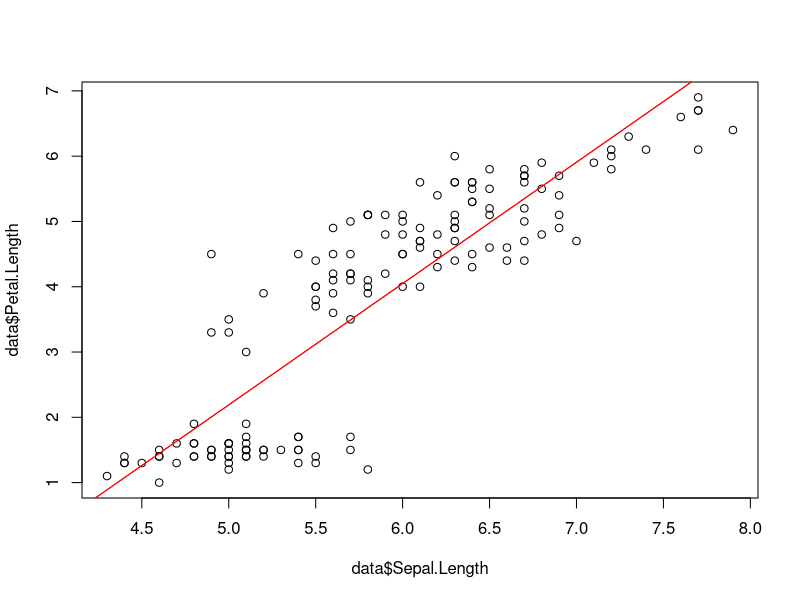
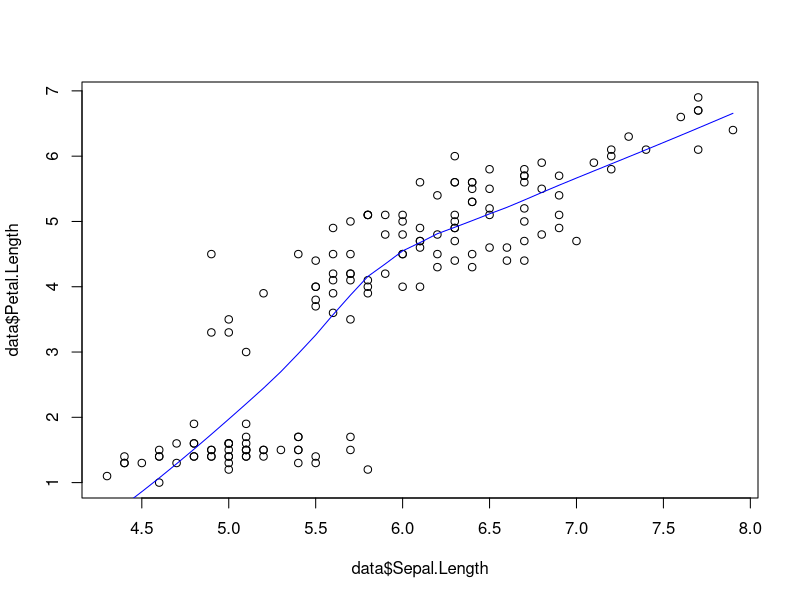
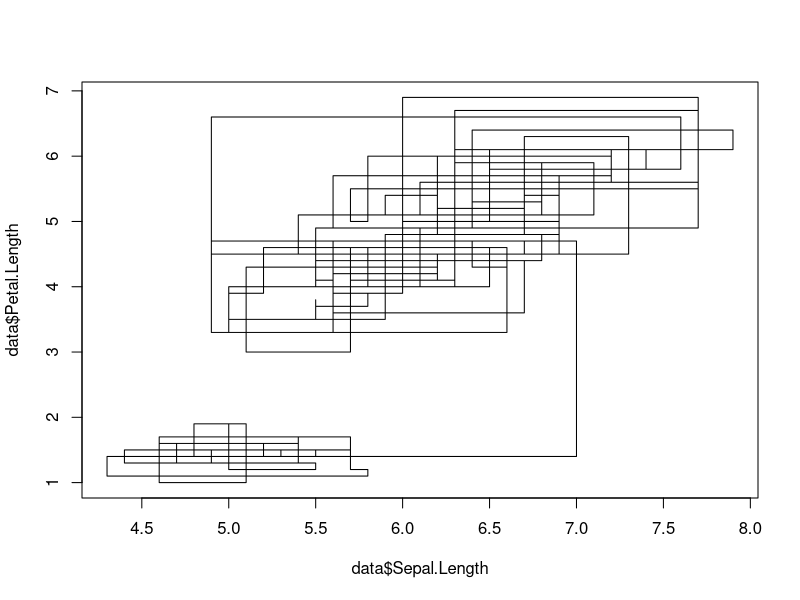
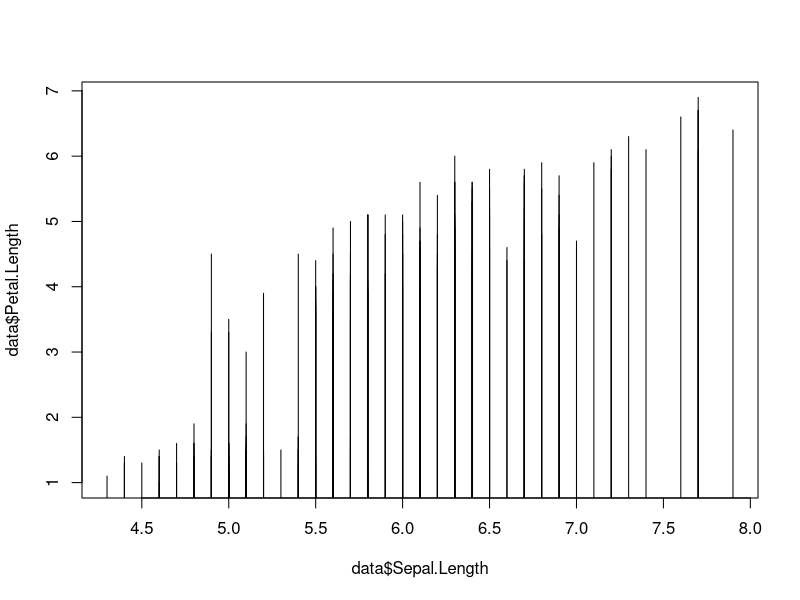
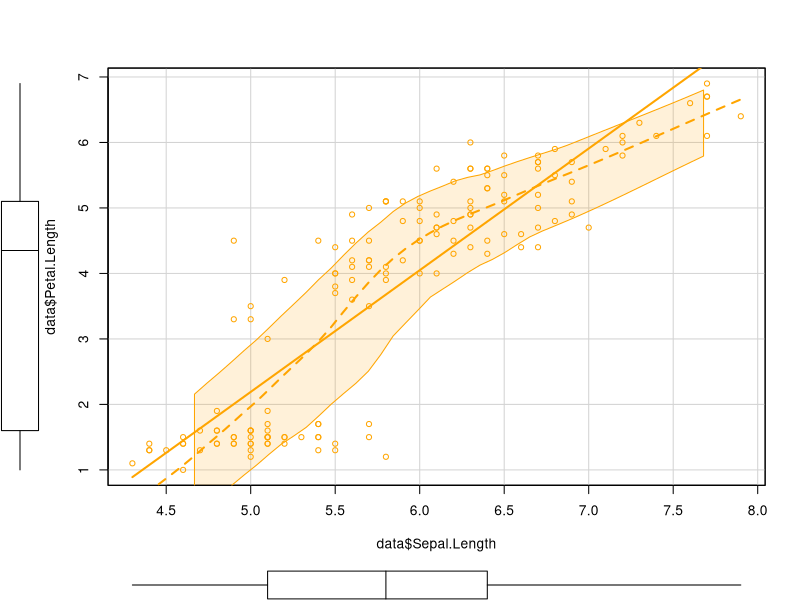
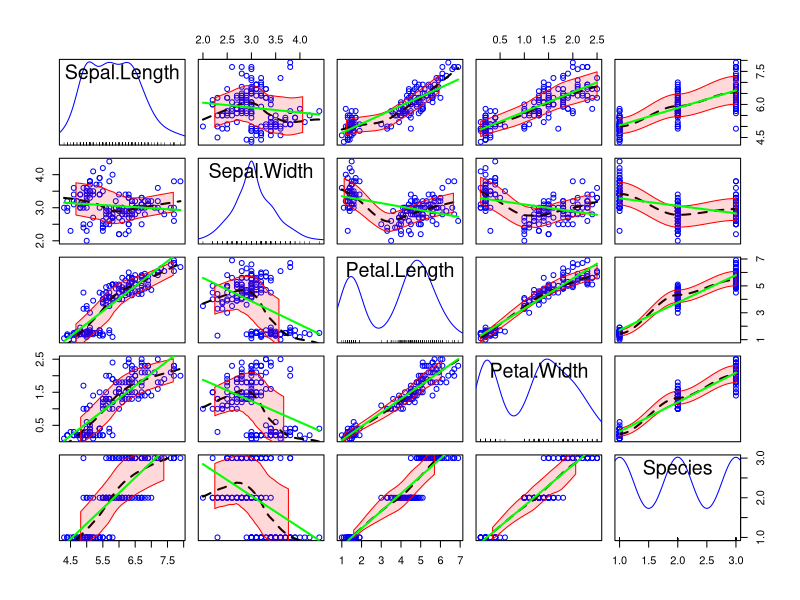
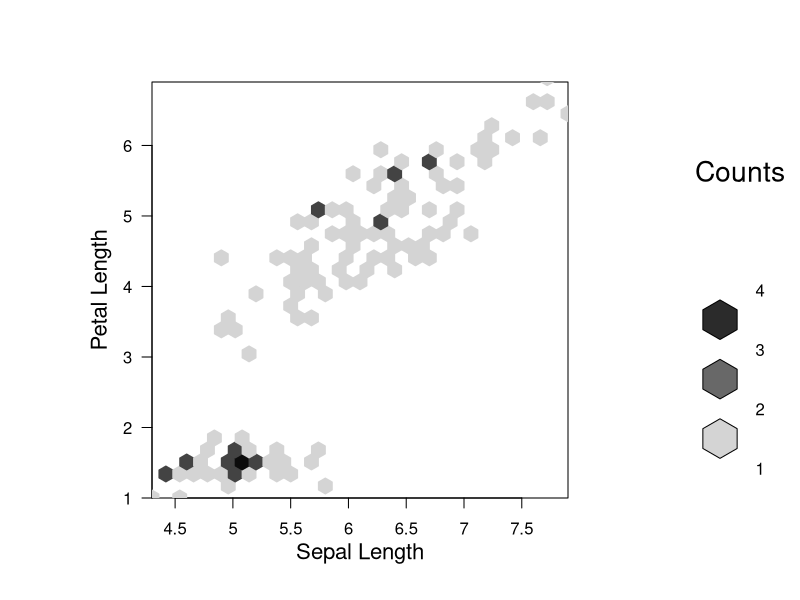

Write R code to recreate these figures, in order.
data <- iris
colnames(data)
summary(data)
# Regression line
plot(data$Petal.Length ~ data$Sepal.Length)
reg1 <- lm(data$Petal.Length ~ data$Sepal.Length)
abline(reg1, col="red")

abline(lm(data$Petal.Length ~ data$Sepal.Length), col="red")
# Lowess line 
# A lowess line is a smoothed line calculated using locally weighted polynomial regression
plot(data$Petal.Length ~ data$Sepal.Length)
lines(lowess(data$Sepal.Length, data$Petal.Length), col="blue")

# steps diagram
plot(data$Sepal.Length,data$Petal.Length, type = "s")
# histogram 
plot(data$Sepal.Length, data$Petal.Length, type = "h")

# Scatterplot
library(car)
scatterplot(data$Sepal.Length, data$Petal.Length, col = "orange", pch = 1)
scatterplotMatrix(data, regLine = list(col="green"), pch = 1,
                  smooth = list(col.smooth="black", col.spread="red"))

# Density scatterplot 
library(hexbin)
bin<-hexbin(data$Sepal.Length, data$Petal.Length, xbins = 30)
summary(bin)
plot(bin, xlab = "Sepal Length", ylab = "Petal Length")






